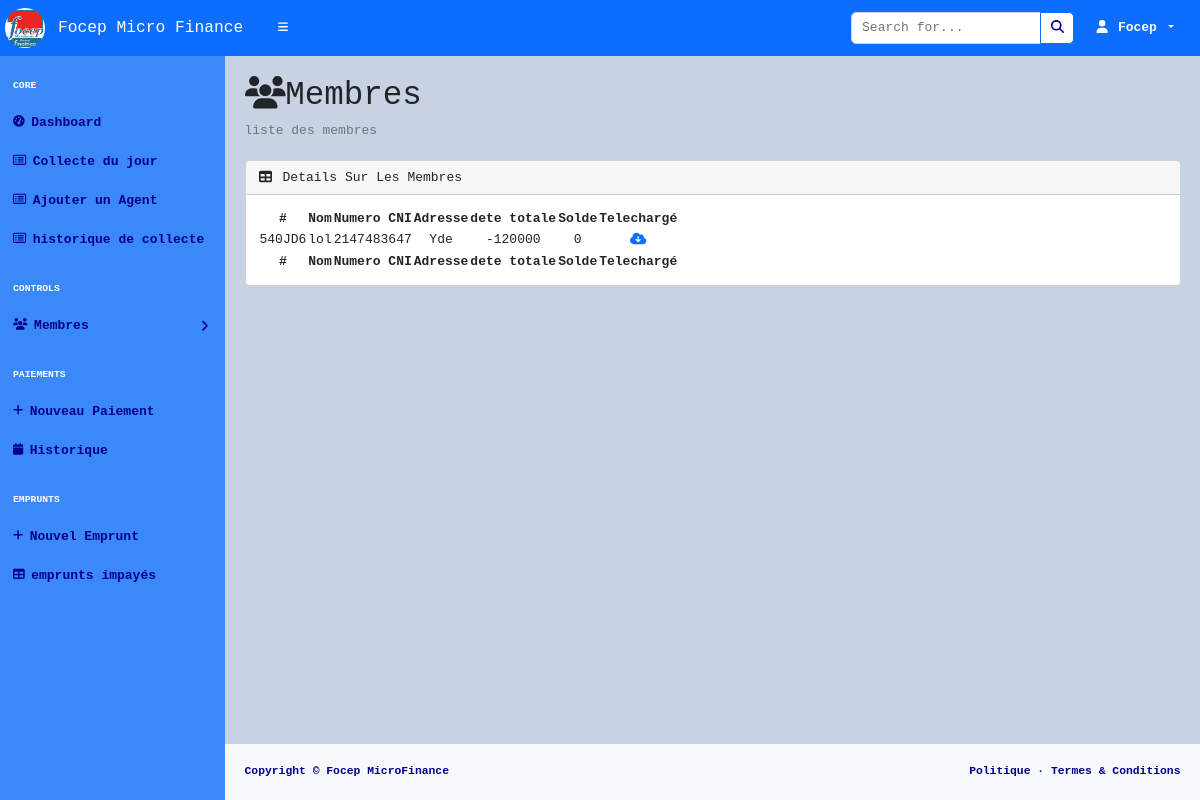
Screenshot of /pages/consultMember.php?admin=YKAMdKY3WI with the database file from the repository.
### tables this page shows
CREATE TABLE membre (
  idMembre varchar(200) NOT NULL,
  nomMbre varchar(200) DEFAULT NULL,
  prenomMbre varchar(200) DEFAULT NULL,
  adresseMbre varchar(200) DEFAULT NULL,
  localisation varchar(200) DEFAULT NULL,
  telephoneMbre int(11) DEFAULT NULL,
  numCni int(11) DEFAULT NULL,
  numCompte varchar(20) DEFAULT NULL,
  joinDate date DEFAULT NULL
);

CREATE TABLE emprunt (
  idEmprunt varchar(200) NOT NULL,
  matricule varchar(200) DEFAULT NULL,
  idMembre varchar(200) NOT NULL,
  dateEmprunt datetime DEFAULT NULL,
  dateLimite datetime DEFAULT NULL,
  interet int(11) DEFAULT NULL,
  statut char(10) DEFAULT NULL,
  montant int(11) DEFAULT NULL
);

CREATE TABLE compte (
  numCompte varchar(200) NOT NULL,
  idMembre varchar(200) NOT NULL,
  dateOuverture datetime DEFAULT NULL,
  solde int(11) DEFAULT NULL
);

### pages/consultMember.php (the view, shortened to what this page needs)
<!DOCTYPE html>
<html lang="en">
<head>
    <?php include('../Structures/links.php') ?>
</head>
<body class="sb-nav-fixed">
<?php include('../Structures/navbar.php') ?>
<?php  include ('../Structures/sidenav.php')?>
<div id="layoutSidenav_content">
    <main>
        <div class="container-fluid px-4">
            <h1 class="mt-4"><i class="fas fa-users"></i>Membres</h1>
            <ol class="breadcrumb mb-4">
                <li class="breadcrumb-item active">liste des membres</li>
            </ol>
            <div class="card mb-4">
                <div class="card-header">
                    <i class="fas fa-table me-1"></i>
                    Details Sur Les Membres
                </div>
                <div class="card-body">
                    <table id="datatablesSimple">
                        <thead>
                        <tr>
                            <th>#</th>
                            <th>Nom</th>
                            <th>Numero CNI</th>
                            <th>Adresse</th>
                            <th>dete totale</th>
                            <th>Solde</th>
                            <th>Telechargé</th>
                        </tr>
                        </thead>
                        <tfoot>
                        <tr>
                            <th>#</th>
                            <th>Nom</th>
                            <th>Numero CNI</th>
                            <th>Adresse</th>
                            <th>dete totale</th>
                            <th>Solde</th>
                            <th>Telechargé</th>
                        </tr>
                        </tfoot>
                        <tbody>
                        <?php
                        include "../controls/db.php";
                        $members= $pdo->query("select * from membre");
                        $mbrId=$members->fetchColumn(0);
                        if(!empty($mbrId)){
                            foreach($members as $row) {
                                echo "
                                            <tr>
                                                <td>$row[idMembre]</td>
                                                <td>$row[nomMbre]</td>
                                                <td>$row[numCni]</td>
                                                <td>$row[adresseMbre]</td>
                                              ";
                            }
                            $emprunt=$pdo->query("select montant from emprunt where idMembre='$mbrId' ");
                            $montant=$emprunt->fetchColumn(0);
                            echo "
                                                <td>$montant</td>
                                                ";
                            $solde=$pdo->query("select solde from compte where idMembre='$mbrId' ");
                            $soldecompte=$solde->fetchColumn(0);
                            echo "
                            <td>$soldecompte</td>
                            <td><a href=''> <i class='fas fa-cloud-download'></i></a></td>
                            ";
                        }
                        ?>
                        </tbody>
                    </table>
                </div>
            </div>
        </div>
    </main>
    <?php include ('../Structures/footer.php')?>
</div>
</div>
</body>
</html>

### Structures/navbar.php (shortened to what this page needs)
<nav class="sb-topnav navbar navbar-expand navbar-dark " style="background: #0D6EFD">
    <img src="../assets/img/logo.jpg"alt="Logo" style="border-radius:100%;height: 40px;width:40px;margin-left: 5px ">
    <a class="navbar-brand ps-3" href="index.html" >Focep Micro Finance</a>
    <button style="color: white" class="btn btn-link btn-sm order-1 order-lg-0 me-4 me-lg-0" id="sidebarToggle" href="#!"><i class="fas fa-bars"></i></button>
    <form class="d-none d-md-inline-block form-inline ms-auto me-0 me-md-3 my-2 my-md-0">
        <div class="input-group">
            <input class="form-control" type="text" placeholder="Search for..." aria-label="Search for..." aria-describedby="btnNavbarSearch" />
            <button style="background: White; color: darkblue" class="btn btn-primary" id="btnNavbarSearch" type="button"><i class="fas fa-search"></i></button>
        </div>
    </form>
    <ul class="navbar-nav ms-auto ms-md-0 me-3 me-lg-4" >
        <li class="nav-item dropdown" >
            <a style="color: white"class="nav-link dropdown-toggle" id="navbarDropdown" href="#" role="button" data-bs-toggle="dropdown" aria-expanded="false">
                <i class="fas fa-user fa-fw"></i>
                <b>
                    <?php
                        if(isset($_GET['admin'])){
                            include "../controls/db.php";
                            $matricule=$_GET['admin'];
                            $stmt=$pdo->prepare("Select * From administrateurs where matriculeAdm=?");
                            $stmt->execute([$matricule]);
                            $admin=$stmt->fetch();
                            $result=$admin['nomAdm'];
                            echo $result;
                        }else if(isset($_GET['agent'])){
                            include "../controls/db.php";
                            $matricule=$_GET['agent'];
                            $stmt=$pdo->prepare("Select * From agent where matriculeAgt=?");
                            $stmt->execute([$matricule]);
                            $agent=$stmt->fetch();
                            $result=$agent['nomAgt'];
                            echo $result;
                        }
                    ?>
                </b>
            </a>
        </li>
    </ul>
</nav>

### rows the page displays
membre: idMembre "540JD6", nomMbre "lol", numCni "2147483647", adresseMbre "Yde"
emprunt: montant "-120000"
compte: solde "0"

### other values shown
$result "Focep"
